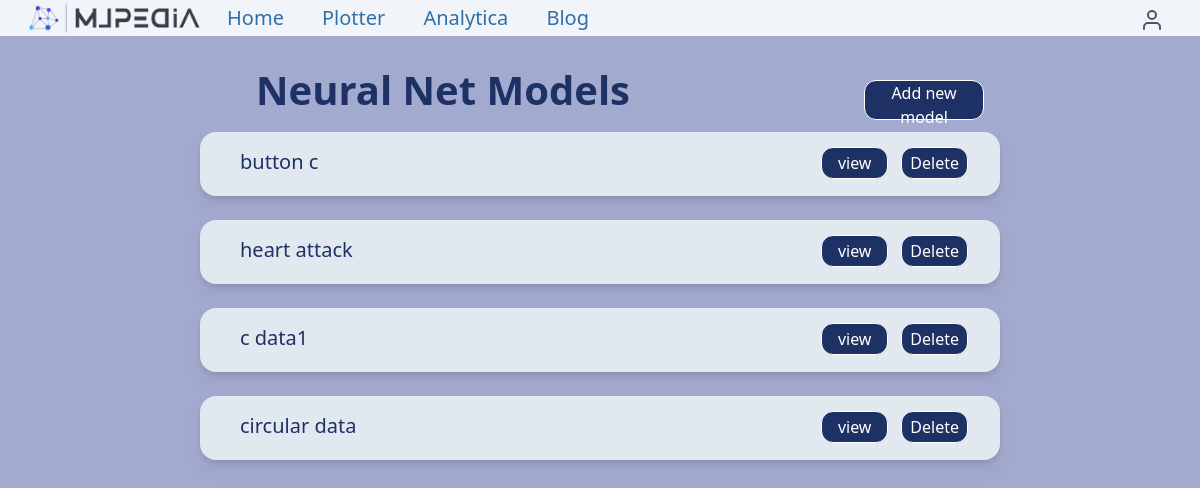
The page /analytica/nn_models_list/ (signed in) on the database its author committed.
### analytica/models.py (models this page shows, shortened)
class NeuralNet(models.Model):
    user = models.ForeignKey(settings.AUTH_USER_MODEL,
                            related_name='neural_net_models_created',
                            on_delete=models.CASCADE)
    title = models.CharField(max_length=500)
    model_description = models.CharField(max_length = 10000)
    model_accuracy = models.FloatField(default=0.0)
    features_input = models.FileField(upload_to='files/%Y/%m/%d/')
    labels_input = models.FileField(upload_to='files/%Y/%m/%d/')
    plot = models.ImageField(upload_to='images/%Y/%m/%d/', blank = True)
    weights_file = models.FileField(upload_to='files/%Y/%m/%d/', blank = True)
    slug = models.SlugField(max_length = 600, blank=True)
    created = models.DateField(auto_now_add = True, db_index = True)
    class Meta:
        ordering = ('-created',)
    def get_absolute_url(self):
        return reverse('analytica:neural_net_detail', args=[self.id, self.slug])

### analytica/views.py (the view)
# urls.py: path("nn_models_list/",views.neural_net_models_list, name = "neural_net_models_list"),
@login_required
def neural_net_models_list(request):
    models = NeuralNet.objects.filter(user=request.user).order_by('-created')
    return render(request, "analytica/neural_nets/neural_net_models_list.html",{
        'models': models,
        'section': 'analytica',
    })

### analytica/templates/analytica/neural_nets/neural_net_models_list.html (shortened to what this page needs)
{% extends "base.html" %}
{% load static %}
{% block content %}
<body class=" bg-[#a3aacf]">
    <div>
        <div class="h-auto w-[72%] mt-6 mb-5 flex justify-between items-center">
            <div class=" text-[#1e3164] text-[40px] font-semibold  h-10 ml-64  ">
                Neural Net Models
            </div>
            <a href="{% url 'analytica:neural_net_create' %}"><button class=" absolute w-[10%] h-10  border border-white border-solid rounded-xl bg-[#1e3164] text-white px-2  text-center text-sm lg:text-base hover:bg-blue-900 hover:border-none ">Add new model</button></a>
        </div>
        {% if models %}
        <div class="h-full width-full flex flex-col justify-center items-center ">
            {% for model in models %}
            <div class="  bg-slate-200 rounded-2xl drop-shadow-lg h-16 w-4/6 my-3 mx-2 flex justify-between ">
                <h1 class="m-4 px-6  text-xl text-[#1e3164] relative">{{ model.title }}</h1>
                <a class="m-4  px-7 text-xl text-[#1e3164]" href="{{ model.get_absolute_url }}">
                    <button class=" absolute w-1/12 h-8 border border-white border-solid rounded-xl bg-[#1e3164] text-white  lg:bottom-[27%]  lg:right-[14%] text-center text-sm lg:text-base hover:bg-blue-900 hover:border-none ">view</button>
                </a>
                <a class="m-4  px-7 text-xl text-[#1e3164]" href="{% url 'analytica:neural_net_delete' model.id model.slug %}">
                    <button class=" absolute w-1/12 h-8 border border-white border-solid rounded-xl bg-[#1e3164] text-white  lg:bottom-[27%]  lg:right-[4%] text-center text-sm lg:text-base hover:bg-blue-900 hover:border-none ">Delete</button>
                </a>
            </div>
            {% endfor %}
        </div>
        {% endif %}
    </div>
</body>
{% endblock %}

### rows shown on the page
NeuralNet: title "button c"
NeuralNet: title "heart attack"
NeuralNet: title "c data1"
NeuralNet: title "circular data"
